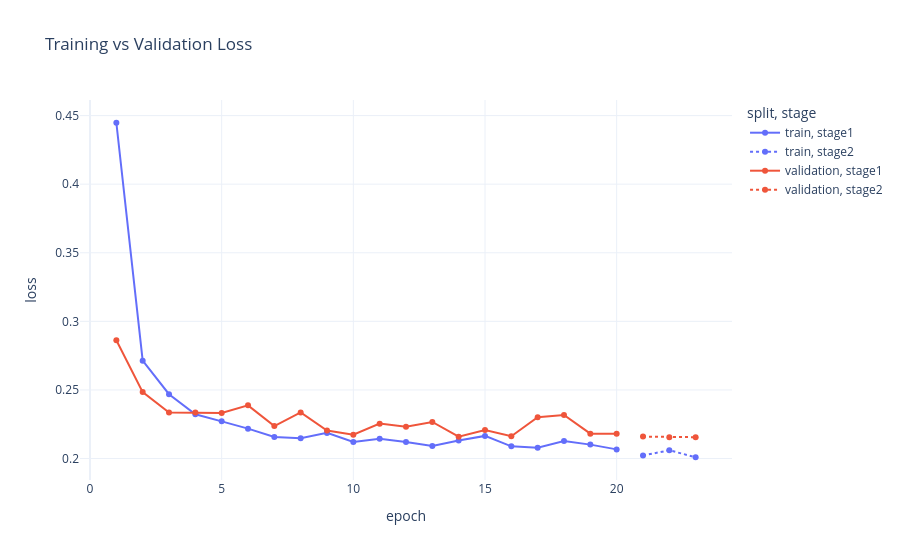
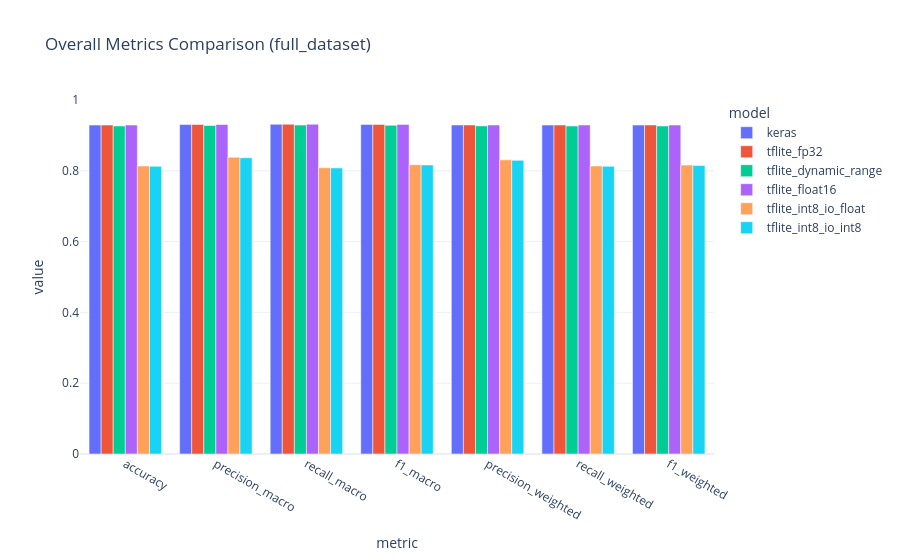
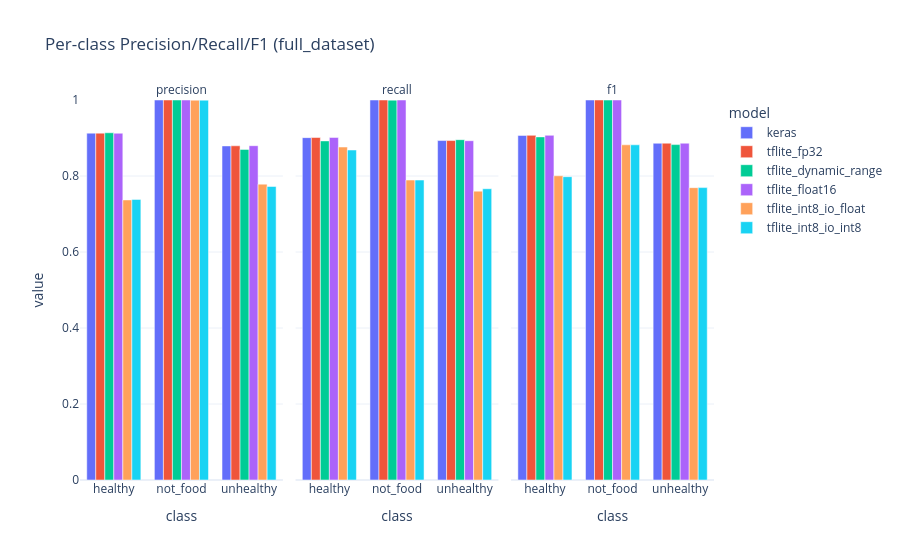
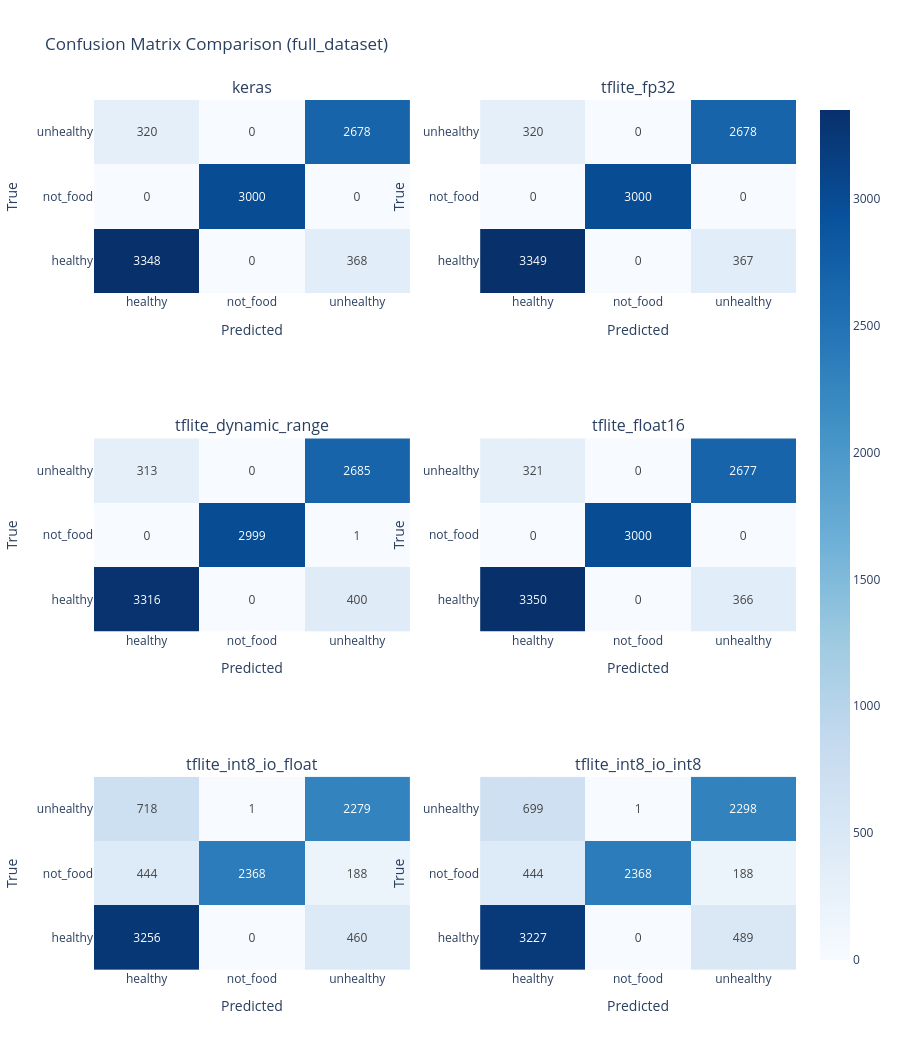

Here is the notebook cell these charts were saved with, in order:
### Code cell
# 13. Plotly evaluation dashboard (DRY, unified eval source)
import json

import numpy as np
import plotly.express as px
import plotly.graph_objects as go
from plotly.subplots import make_subplots
from sklearn.metrics import confusion_matrix

if "EVAL_CACHE" not in globals():
    EVAL_CACHE = evaluate_all_models()

# ----------
# A) Loss curves from train_state.json
# ----------
state_path = ROOT / "train_state.json"
history = {}
if state_path.exists():
    history = json.loads(state_path.read_text()).get("history", {})

loss_rows = []
for idx, v in enumerate(history.get("loss", []), start=1):
    loss_rows.append({"epoch": idx, "loss": float(v), "split": "train", "stage": "stage1"})
for idx, v in enumerate(history.get("val_loss", []), start=1):
    loss_rows.append({"epoch": idx, "loss": float(v), "split": "validation", "stage": "stage1"})

offset = max(len(history.get("loss", [])), len(history.get("val_loss", [])))
for idx, v in enumerate(history.get("stage2_loss", []), start=1):
    loss_rows.append({"epoch": offset + idx, "loss": float(v), "split": "train", "stage": "stage2"})
for idx, v in enumerate(history.get("stage2_val_loss", []), start=1):
    loss_rows.append({"epoch": offset + idx, "loss": float(v), "split": "validation", "stage": "stage2"})

if loss_rows:
    fig_loss = px.line(
        loss_rows,
        x="epoch",
        y="loss",
        color="split",
        line_dash="stage",
        markers=True,
        title="Training vs Validation Loss",
    )
    fig_loss.update_layout(template="plotly_white")
    fig_loss.show()
else:
    print("No loss history found in train_state.json")

# ----------
# B) Metrics + confusion matrices from unified EVAL_CACHE
# ----------
results = EVAL_CACHE["results"]
errors = EVAL_CACHE["errors"]
class_names = EVAL_CACHE["class_names"]
y_true = EVAL_CACHE["y_true"]
preds_by_model = EVAL_CACHE["preds_by_model"]
labels = list(range(len(class_names)))

if errors:
    print("Model evaluation errors:")
    for k, v in errors.items():
        print(f"- {k}: {v}")

if not results:
    raise RuntimeError("No models evaluated successfully.")

overall_rows = []
for model_name, met in results.items():
    for metric_name in [
        "accuracy",
        "precision_macro",
        "recall_macro",
        "f1_macro",
        "precision_weighted",
        "recall_weighted",
        "f1_weighted",
    ]:
        overall_rows.append({"model": model_name, "metric": metric_name, "value": met[metric_name]})

fig_overall = px.bar(
    overall_rows,
    x="metric",
    y="value",
    color="model",
    barmode="group",
    title=f"Overall Metrics Comparison ({EVAL_CACHE['source']})",
)
fig_overall.update_layout(template="plotly_white", yaxis=dict(range=[0, 1]))
fig_overall.show()

per_class_rows = []
for model_name, met in results.items():
    for cls_name, cls_vals in met["per_class"].items():
        for metric_name in ["precision", "recall", "f1"]:
            per_class_rows.append(
                {
                    "model": model_name,
                    "class": cls_name,
                    "metric": metric_name,
                    "value": cls_vals[metric_name],
                }
            )

fig_per_class = px.bar(
    per_class_rows,
    x="class",
    y="value",
    color="model",
    facet_col="metric",
    barmode="group",
    title=f"Per-class Precision/Recall/F1 ({EVAL_CACHE['source']})",
)
fig_per_class.update_layout(template="plotly_white", yaxis=dict(range=[0, 1]))
fig_per_class.for_each_annotation(lambda a: a.update(text=a.text.split("=")[-1]))
fig_per_class.show()

model_names = list(results.keys())
cols = 2
rows = int(np.ceil(len(model_names) / cols))
fig_cm = make_subplots(rows=rows, cols=cols, subplot_titles=model_names)

for idx, model_name in enumerate(model_names):
    r = idx // cols + 1
    c = idx % cols + 1
    cm = confusion_matrix(y_true, preds_by_model[model_name], labels=labels)
    fig_cm.add_trace(
        go.Heatmap(
            z=cm,
            x=class_names,
            y=class_names,
            coloraxis="coloraxis",
            text=cm,
            texttemplate="%{text}",
            showscale=False,
        ),
        row=r,
        col=c,
    )
    fig_cm.update_xaxes(title_text="Predicted", row=r, col=c)
    fig_cm.update_yaxes(title_text="True", row=r, col=c)

fig_cm.update_layout(
    title=f"Confusion Matrix Comparison ({EVAL_CACHE['source']})",
    template="plotly_white",
    coloraxis=dict(colorscale="Blues"),
    height=350 * rows,
)
fig_cm.show()

### Figure 1 — Plotly figure (JSON) as saved in the notebook; plotly's stock layout.template omitted (floating-point values rounded to 4 significant figures)
{"data": [{"hovertemplate": "split=train<br>stage=stage1<br>epoch=%{x}<br>loss=%{y}<extra></extra>", "legendgroup": "train, stage1", "line": {"color": "#636efa", "dash": "solid"}, "marker": {"symbol": "circle"}, "mode": "lines+markers", "name": "train, stage1", "orientation": "v", "showlegend": true, "type": "scatter", "x": [1, 2, 3, 4, 5, 6, 7, 8, 9, 10, 11, 12, 13, 14, 15, 16, 17, 18, 19, 20], "xaxis": "x", "y": [0.4448, 0.2713, 0.2469, 0.2323, 0.2271, 0.2218, 0.2157, 0.2148, 0.2187, 0.2121, 0.2144, 0.2121, 0.2092, 0.2132, 0.2165, 0.2089, 0.2079, 0.2127, 0.2101, 0.2067], "yaxis": "y"}, {"hovertemplate": "split=train<br>stage=stage2<br>epoch=%{x}<br>loss=%{y}<extra></extra>", "legendgroup": "train, stage2", "line": {"color": "#636efa", "dash": "dot"}, "marker": {"symbol": "circle"}, "mode": "lines+markers", "name": "train, stage2", "orientation": "v", "showlegend": true, "type": "scatter", "x": [21, 22, 23], "xaxis": "x", "y": [0.2022, 0.206, 0.2009], "yaxis": "y"}, {"hovertemplate": "split=validation<br>stage=stage1<br>epoch=%{x}<br>loss=%{y}<extra></extra>", "legendgroup": "validation, stage1", "line": {"color": "#EF553B", "dash": "solid"}, "marker": {"symbol": "circle"}, "mode": "lines+markers", "name": "validation, stage1", "orientation": "v", "showlegend": true, "type": "scatter", "x": [1, 2, 3, 4, 5, 6, 7, 8, 9, 10, 11, 12, 13, 14, 15, 16, 17, 18, 19, 20], "xaxis": "x", "y": [0.2862, 0.2484, 0.2336, 0.2336, 0.2332, 0.2388, 0.2237, 0.2336, 0.2204, 0.2174, 0.2254, 0.2232, 0.2266, 0.216, 0.2208, 0.2162, 0.2302, 0.2318, 0.2181, 0.2181], "yaxis": "y"}, {"hovertemplate": "split=validation<br>stage=stage2<br>epoch=%{x}<br>loss=%{y}<extra></extra>", "legendgroup": "validation, stage2", "line": {"color": "#EF553B", "dash": "dot"}, "marker": {"symbol": "circle"}, "mode": "lines+markers", "name": "validation, stage2", "orientation": "v", "showlegend": true, "type": "scatter", "x": [21, 22, 23], "xaxis": "x", "y": [0.216, 0.2156, 0.2155], "yaxis": "y"}], "layout": {"legend": {"title": {"text": "split, stage"}, "tracegroupgap": 0}, "title": {"text": "Training vs Validation Loss"}, "xaxis": {"anchor": "y", "domain": [0, 1], "title": {"text": "epoch"}}, "yaxis": {"anchor": "x", "domain": [0, 1], "title": {"text": "loss"}}}}

### Figure 2 — Plotly figure (JSON) as saved in the notebook; plotly's stock layout.template omitted (floating-point values rounded to 4 significant figures)
{"data": [{"alignmentgroup": "True", "hovertemplate": "model=keras<br>metric=%{x}<br>value=%{y}<extra></extra>", "legendgroup": "keras", "marker": {"color": "#636efa", "pattern": {"shape": ""}}, "name": "keras", "offsetgroup": "keras", "orientation": "v", "showlegend": true, "textposition": "auto", "type": "bar", "x": ["accuracy", "precision_macro", "recall_macro", "f1_macro", "precision_weighted", "recall_weighted", "f1_weighted"], "xaxis": "x", "y": [0.9292, 0.9306, 0.9314, 0.931, 0.9293, 0.9292, 0.9292], "yaxis": "y"}, {"alignmentgroup": "True", "hovertemplate": "model=tflite_fp32<br>metric=%{x}<br>value=%{y}<extra></extra>", "legendgroup": "tflite_fp32", "marker": {"color": "#EF553B", "pattern": {"shape": ""}}, "name": "tflite_fp32", "offsetgroup": "tflite_fp32", "orientation": "v", "showlegend": true, "textposition": "auto", "type": "bar", "x": ["accuracy", "precision_macro", "recall_macro", "f1_macro", "precision_weighted", "recall_weighted", "f1_weighted"], "xaxis": "x", "y": [0.9293, 0.9308, 0.9315, 0.9311, 0.9294, 0.9293, 0.9293], "yaxis": "y"}, {"alignmentgroup": "True", "hovertemplate": "model=tflite_dynamic_range<br>metric=%{x}<br>value=%{y}<extra></extra>", "legendgroup": "tflite_dynamic_range", "marker": {"color": "#00cc96", "pattern": {"shape": ""}}, "name": "tflite_dynamic_range", "offsetgroup": "tflite_dynamic_range", "orientation": "v", "showlegend": true, "textposition": "auto", "type": "bar", "x": ["accuracy", "precision_macro", "recall_macro", "f1_macro", "precision_weighted", "recall_weighted", "f1_weighted"], "xaxis": "x", "y": [0.9265, 0.9279, 0.9292, 0.9285, 0.9269, 0.9265, 0.9266], "yaxis": "y"}, {"alignmentgroup": "True", "hovertemplate": "model=tflite_float16<br>metric=%{x}<br>value=%{y}<extra></extra>", "legendgroup": "tflite_float16", "marker": {"color": "#ab63fa", "pattern": {"shape": ""}}, "name": "tflite_float16", "offsetgroup": "tflite_float16", "orientation": "v", "showlegend": true, "textposition": "auto", "type": "bar", "x": ["accuracy", "precision_macro", "recall_macro", "f1_macro", "precision_weighted", "recall_weighted", "f1_weighted"], "xaxis": "x", "y": [0.9293, 0.9308, 0.9315, 0.9311, 0.9294, 0.9293, 0.9293], "yaxis": "y"}, {"alignmentgroup": "True", "hovertemplate": "model=tflite_int8_io_float<br>metric=%{x}<br>value=%{y}<extra></extra>", "legendgroup": "tflite_int8_io_float", "marker": {"color": "#FFA15A", "pattern": {"shape": ""}}, "name": "tflite_int8_io_float", "offsetgroup": "tflite_int8_io_float", "orientation": "v", "showlegend": true, "textposition": "auto", "type": "bar", "x": ["accuracy", "precision_macro", "recall_macro", "f1_macro", "precision_weighted", "recall_weighted", "f1_weighted"], "xaxis": "x", "y": [0.8136, 0.8384, 0.8086, 0.8173, 0.8309, 0.8136, 0.8161], "yaxis": "y"}, {"alignmentgroup": "True", "hovertemplate": "model=tflite_int8_io_int8<br>metric=%{x}<br>value=%{y}<extra></extra>", "legendgroup": "tflite_int8_io_int8", "marker": {"color": "#19d3f3", "pattern": {"shape": ""}}, "name": "tflite_int8_io_int8", "offsetgroup": "tflite_int8_io_int8", "orientation": "v", "showlegend": true, "textposition": "auto", "type": "bar", "x": ["accuracy", "precision_macro", "recall_macro", "f1_macro", "precision_weighted", "recall_weighted", "f1_weighted"], "xaxis": "x", "y": [0.8125, 0.8368, 0.8081, 0.8166, 0.8296, 0.8125, 0.8152], "yaxis": "y"}], "layout": {"barmode": "group", "legend": {"title": {"text": "model"}, "tracegroupgap": 0}, "title": {"text": "Overall Metrics Comparison (full_dataset)"}, "xaxis": {"anchor": "y", "domain": [0, 1], "title": {"text": "metric"}}, "yaxis": {"anchor": "x", "domain": [0, 1], "range": [0, 1], "title": {"text": "value"}}}}

### Figure 3 — Plotly figure (JSON) as saved in the notebook; plotly's stock layout.template omitted (floating-point values rounded to 4 significant figures)
{"data": [{"alignmentgroup": "True", "hovertemplate": "model=keras<br>metric=precision<br>class=%{x}<br>value=%{y}<extra></extra>", "legendgroup": "keras", "marker": {"color": "#636efa", "pattern": {"shape": ""}}, "name": "keras", "offsetgroup": "keras", "orientation": "v", "showlegend": true, "textposition": "auto", "type": "bar", "x": ["healthy", "not_food", "unhealthy"], "xaxis": "x", "y": [0.9128, 1.0, 0.8792], "yaxis": "y"}, {"alignmentgroup": "True", "hovertemplate": "model=keras<br>metric=recall<br>class=%{x}<br>value=%{y}<extra></extra>", "legendgroup": "keras", "marker": {"color": "#636efa", "pattern": {"shape": ""}}, "name": "keras", "offsetgroup": "keras", "orientation": "v", "showlegend": false, "textposition": "auto", "type": "bar", "x": ["healthy", "not_food", "unhealthy"], "xaxis": "x2", "y": [0.901, 1.0, 0.8933], "yaxis": "y2"}, {"alignmentgroup": "True", "hovertemplate": "model=keras<br>metric=f1<br>class=%{x}<br>value=%{y}<extra></extra>", "legendgroup": "keras", "marker": {"color": "#636efa", "pattern": {"shape": ""}}, "name": "keras", "offsetgroup": "keras", "orientation": "v", "showlegend": false, "textposition": "auto", "type": "bar", "x": ["healthy", "not_food", "unhealthy"], "xaxis": "x3", "y": [0.9068, 1.0, 0.8862], "yaxis": "y3"}, {"alignmentgroup": "True", "hovertemplate": "model=tflite_fp32<br>metric=precision<br>class=%{x}<br>value=%{y}<extra></extra>", "legendgroup": "tflite_fp32", "marker": {"color": "#EF553B", "pattern": {"shape": ""}}, "name": "tflite_fp32", "offsetgroup": "tflite_fp32", "orientation": "v", "showlegend": true, "textposition": "auto", "type": "bar", "x": ["healthy", "not_food", "unhealthy"], "xaxis": "x", "y": [0.9128, 1.0, 0.8795], "yaxis": "y"}, {"alignmentgroup": "True", "hovertemplate": "model=tflite_fp32<br>metric=recall<br>class=%{x}<br>value=%{y}<extra></extra>", "legendgroup": "tflite_fp32", "marker": {"color": "#EF553B", "pattern": {"shape": ""}}, "name": "tflite_fp32", "offsetgroup": "tflite_fp32", "orientation": "v", "showlegend": false, "textposition": "auto", "type": "bar", "x": ["healthy", "not_food", "unhealthy"], "xaxis": "x2", "y": [0.9012, 1.0, 0.8933], "yaxis": "y2"}, {"alignmentgroup": "True", "hovertemplate": "model=tflite_fp32<br>metric=f1<br>class=%{x}<br>value=%{y}<extra></extra>", "legendgroup": "tflite_fp32", "marker": {"color": "#EF553B", "pattern": {"shape": ""}}, "name": "tflite_fp32", "offsetgroup": "tflite_fp32", "orientation": "v", "showlegend": false, "textposition": "auto", "type": "bar", "x": ["healthy", "not_food", "unhealthy"], "xaxis": "x3", "y": [0.907, 1.0, 0.8863], "yaxis": "y3"}, {"alignmentgroup": "True", "hovertemplate": "model=tflite_dynamic_range<br>metric=precision<br>class=%{x}<br>value=%{y}<extra></extra>", "legendgroup": "tflite_dynamic_range", "marker": {"color": "#00cc96", "pattern": {"shape": ""}}, "name": "tflite_dynamic_range", "offsetgroup": "tflite_dynamic_range", "orientation": "v", "showlegend": true, "textposition": "auto", "type": "bar", "x": ["healthy", "not_food", "unhealthy"], "xaxis": "x", "y": [0.9138, 1.0, 0.8701], "yaxis": "y"}, {"alignmentgroup": "True", "hovertemplate": "model=tflite_dynamic_range<br>metric=recall<br>class=%{x}<br>value=%{y}<extra></extra>", "legendgroup": "tflite_dynamic_range", "marker": {"color": "#00cc96", "pattern": {"shape": ""}}, "name": "tflite_dynamic_range", "offsetgroup": "tflite_dynamic_range", "orientation": "v", "showlegend": false, "textposition": "auto", "type": "bar", "x": ["healthy", "not_food", "unhealthy"], "xaxis": "x2", "y": [0.8924, 0.9997, 0.8956], "yaxis": "y2"}, {"alignmentgroup": "True", "hovertemplate": "model=tflite_dynamic_range<br>metric=f1<br>class=%{x}<br>value=%{y}<extra></extra>", "legendgroup": "tflite_dynamic_range", "marker": {"color": "#00cc96", "pattern": {"shape": ""}}, "name": "tflite_dynamic_range", "offsetgroup": "tflite_dynamic_range", "orientation": "v", "showlegend": false, "textposition": "auto", "type": "bar", "x": ["healthy", "not_food", "unhealthy"], "xaxis": "x3", "y": [0.9029, 0.9998, 0.8826], "yaxis": "y3"}, {"alignmentgroup": "True", "hovertemplate": "model=tflite_float16<br>metric=precision<br>class=%{x}<br>value=%{y}<extra></extra>", "legendgroup": "tflite_float16", "marker": {"color": "#ab63fa", "pattern": {"shape": ""}}, "name": "tflite_float16", "offsetgroup": "tflite_float16", "orientation": "v", "showlegend": true, "textposition": "auto", "type": "bar", "x": ["healthy", "not_food", "unhealthy"], "xaxis": "x", "y": [0.9126, 1.0, 0.8797], "yaxis": "y"}, {"alignmentgroup": "True", "hovertemplate": "model=tflite_float16<br>metric=recall<br>class=%{x}<br>value=%{y}<extra></extra>", "legendgroup": "tflite_float16", "marker": {"color": "#ab63fa", "pattern": {"shape": ""}}, "name": "tflite_float16", "offsetgroup": "tflite_float16", "orientation": "v", "showlegend": false, "textposition": "auto", "type": "bar", "x": ["healthy", "not_food", "unhealthy"], "xaxis": "x2", "y": [0.9015, 1.0, 0.8929], "yaxis": "y2"}, {"alignmentgroup": "True", "hovertemplate": "model=tflite_float16<br>metric=f1<br>class=%{x}<br>value=%{y}<extra></extra>", "legendgroup": "tflite_float16", "marker": {"color": "#ab63fa", "pattern": {"shape": ""}}, "name": "tflite_float16", "offsetgroup": "tflite_float16", "orientation": "v", "showlegend": false, "textposition": "auto", "type": "bar", "x": ["healthy", "not_food", "unhealthy"], "xaxis": "x3", "y": [0.907, 1.0, 0.8863], "yaxis": "y3"}, {"alignmentgroup": "True", "hovertemplate": "model=tflite_int8_io_float<br>metric=precision<br>class=%{x}<br>value=%{y}<extra></extra>", "legendgroup": "tflite_int8_io_float", "marker": {"color": "#FFA15A", "pattern": {"shape": ""}}, "name": "tflite_int8_io_float", "offsetgroup": "tflite_int8_io_float", "orientation": "v", "showlegend": true, "textposition": "auto", "type": "bar", "x": ["healthy", "not_food", "unhealthy"], "xaxis": "x", "y": [0.737, 0.9996, 0.7786], "yaxis": "y"}, {"alignmentgroup": "True", "hovertemplate": "model=tflite_int8_io_float<br>metric=recall<br>class=%{x}<br>value=%{y}<extra></extra>", "legendgroup": "tflite_int8_io_float", "marker": {"color": "#FFA15A", "pattern": {"shape": ""}}, "name": "tflite_int8_io_float", "offsetgroup": "tflite_int8_io_float", "orientation": "v", "showlegend": false, "textposition": "auto", "type": "bar", "x": ["healthy", "not_food", "unhealthy"], "xaxis": "x2", "y": [0.8762, 0.7893, 0.7602], "yaxis": "y2"}, {"alignmentgroup": "True", "hovertemplate": "model=tflite_int8_io_float<br>metric=f1<br>class=%{x}<br>value=%{y}<extra></extra>", "legendgroup": "tflite_int8_io_float", "marker": {"color": "#FFA15A", "pattern": {"shape": ""}}, "name": "tflite_int8_io_float", "offsetgroup": "tflite_int8_io_float", "orientation": "v", "showlegend": false, "textposition": "auto", "type": "bar", "x": ["healthy", "not_food", "unhealthy"], "xaxis": "x3", "y": [0.8006, 0.8821, 0.7693], "yaxis": "y3"}, {"alignmentgroup": "True", "hovertemplate": "model=tflite_int8_io_int8<br>metric=precision<br>class=%{x}<br>value=%{y}<extra></extra>", "legendgroup": "tflite_int8_io_int8", "marker": {"color": "#19d3f3", "pattern": {"shape": ""}}, "name": "tflite_int8_io_int8", "offsetgroup": "tflite_int8_io_int8", "orientation": "v", "showlegend": true, "textposition": "auto", "type": "bar", "x": ["healthy", "not_food", "unhealthy"], "xaxis": "x", "y": [0.7384, 0.9996, 0.7724], "yaxis": "y"}, {"alignmentgroup": "True", "hovertemplate": "model=tflite_int8_io_int8<br>metric=recall<br>class=%{x}<br>value=%{y}<extra></extra>", "legendgroup": "tflite_int8_io_int8", "marker": {"color": "#19d3f3", "pattern": {"shape": ""}}, "name": "tflite_int8_io_int8", "offsetgroup": "tflite_int8_io_int8", "orientation": "v", "showlegend": false, "textposition": "auto", "type": "bar", "x": ["healthy", "not_food", "unhealthy"], "xaxis": "x2", "y": [0.8684, 0.7893, 0.7665], "yaxis": "y2"}, {"alignmentgroup": "True", "hovertemplate": "model=tflite_int8_io_int8<br>metric=f1<br>class=%{x}<br>value=%{y}<extra></extra>", "legendgroup": "tflite_int8_io_int8", "marker": {"color": "#19d3f3", "pattern": {"shape": ""}}, "name": "tflite_int8_io_int8", "offsetgroup": "tflite_int8_io_int8", "orientation": "v", "showlegend": false, "textposition": "auto", "type": "bar", "x": ["healthy", "not_food", "unhealthy"], "xaxis": "x3", "y": [0.7982, 0.8821, 0.7695], "yaxis": "y3"}], "layout": {"annotations": [{"font": {}, "showarrow": false, "text": "precision", "x": 0.16, "xanchor": "center", "xref": "paper", "y": 1, "yanchor": "bottom", "yref": "paper"}, {"font": {}, "showarrow": false, "text": "recall", "x": 0.5, "xanchor": "center", "xref": "paper", "y": 1, "yanchor": "bottom", "yref": "paper"}, {"font": {}, "showarrow": false, "text": "f1", "x": 0.84, "xanchor": "center", "xref": "paper", "y": 1, "yanchor": "bottom", "yref": "paper"}], "barmode": "group", "legend": {"title": {"text": "model"}, "tracegroupgap": 0}, "title": {"text": "Per-class Precision/Recall/F1 (full_dataset)"}, "xaxis": {"anchor": "y", "domain": [0, 0.32], "title": {"text": "class"}}, "xaxis2": {"anchor": "y2", "domain": [0.34, 0.66], "matches": "x", "title": {"text": "class"}}, "xaxis3": {"anchor": "y3", "domain": [0.68, 1.0], "matches": "x", "title": {"text": "class"}}, "yaxis": {"anchor": "x", "domain": [0, 1], "range": [0, 1], "title": {"text": "value"}}, "yaxis2": {"anchor": "x2", "domain": [0, 1], "matches": "y", "showticklabels": false}, "yaxis3": {"anchor": "x3", "domain": [0, 1], "matches": "y", "showticklabels": false}}}

### Figure 4 — Plotly figure (JSON) as saved in the notebook; plotly's stock layout.template omitted (floating-point values rounded to 4 significant figures)
{"data": [{"coloraxis": "coloraxis", "showscale": false, "text": [[3348, 0, 368], [0, 3000, 0], [320, 0, 2678]], "texttemplate": "%{text}", "type": "heatmap", "x": ["healthy", "not_food", "unhealthy"], "xaxis": "x", "y": ["healthy", "not_food", "unhealthy"], "yaxis": "y", "z": [[3348, 0, 368], [0, 3000, 0], [320, 0, 2678]]}, {"coloraxis": "coloraxis", "showscale": false, "text": [[3349, 0, 367], [0, 3000, 0], [320, 0, 2678]], "texttemplate": "%{text}", "type": "heatmap", "x": ["healthy", "not_food", "unhealthy"], "xaxis": "x2", "y": ["healthy", "not_food", "unhealthy"], "yaxis": "y2", "z": [[3349, 0, 367], [0, 3000, 0], [320, 0, 2678]]}, {"coloraxis": "coloraxis", "showscale": false, "text": [[3316, 0, 400], [0, 2999, 1], [313, 0, 2685]], "texttemplate": "%{text}", "type": "heatmap", "x": ["healthy", "not_food", "unhealthy"], "xaxis": "x3", "y": ["healthy", "not_food", "unhealthy"], "yaxis": "y3", "z": [[3316, 0, 400], [0, 2999, 1], [313, 0, 2685]]}, {"coloraxis": "coloraxis", "showscale": false, "text": [[3350, 0, 366], [0, 3000, 0], [321, 0, 2677]], "texttemplate": "%{text}", "type": "heatmap", "x": ["healthy", "not_food", "unhealthy"], "xaxis": "x4", "y": ["healthy", "not_food", "unhealthy"], "yaxis": "y4", "z": [[3350, 0, 366], [0, 3000, 0], [321, 0, 2677]]}, {"coloraxis": "coloraxis", "showscale": false, "text": [[3256, 0, 460], [444, 2368, 188], [718, 1, 2279]], "texttemplate": "%{text}", "type": "heatmap", "x": ["healthy", "not_food", "unhealthy"], "xaxis": "x5", "y": ["healthy", "not_food", "unhealthy"], "yaxis": "y5", "z": [[3256, 0, 460], [444, 2368, 188], [718, 1, 2279]]}, {"coloraxis": "coloraxis", "showscale": false, "text": [[3227, 0, 489], [444, 2368, 188], [699, 1, 2298]], "texttemplate": "%{text}", "type": "heatmap", "x": ["healthy", "not_food", "unhealthy"], "xaxis": "x6", "y": ["healthy", "not_food", "unhealthy"], "yaxis": "y6", "z": [[3227, 0, 489], [444, 2368, 188], [699, 1, 2298]]}], "layout": {"annotations": [{"font": {"size": 16}, "showarrow": false, "text": "keras", "x": 0.225, "xanchor": "center", "xref": "paper", "y": 1, "yanchor": "bottom", "yref": "paper"}, {"font": {"size": 16}, "showarrow": false, "text": "tflite_fp32", "x": 0.775, "xanchor": "center", "xref": "paper", "y": 1, "yanchor": "bottom", "yref": "paper"}, {"font": {"size": 16}, "showarrow": false, "text": "tflite_dynamic_range", "x": 0.225, "xanchor": "center", "xref": "paper", "y": 0.6111, "yanchor": "bottom", "yref": "paper"}, {"font": {"size": 16}, "showarrow": false, "text": "tflite_float16", "x": 0.775, "xanchor": "center", "xref": "paper", "y": 0.6111, "yanchor": "bottom", "yref": "paper"}, {"font": {"size": 16}, "showarrow": false, "text": "tflite_int8_io_float", "x": 0.225, "xanchor": "center", "xref": "paper", "y": 0.2222, "yanchor": "bottom", "yref": "paper"}, {"font": {"size": 16}, "showarrow": false, "text": "tflite_int8_io_int8", "x": 0.775, "xanchor": "center", "xref": "paper", "y": 0.2222, "yanchor": "bottom", "yref": "paper"}], "coloraxis": {"colorscale": [[0, "rgb(247,251,255)"], [0.125, "rgb(222,235,247)"], [0.25, "rgb(198,219,239)"], [0.375, "rgb(158,202,225)"], [0.5, "rgb(107,174,214)"], [0.625, "rgb(66,146,198)"], [0.75, "rgb(33,113,181)"], [0.875, "rgb(8,81,156)"], [1, "rgb(8,48,107)"]]}, "height": 1050, "title": {"text": "Confusion Matrix Comparison (full_dataset)"}, "xaxis": {"anchor": "y", "domain": [0, 0.45], "title": {"text": "Predicted"}}, "xaxis2": {"anchor": "y2", "domain": [0.55, 1], "title": {"text": "Predicted"}}, "xaxis3": {"anchor": "y3", "domain": [0, 0.45], "title": {"text": "Predicted"}}, "xaxis4": {"anchor": "y4", "domain": [0.55, 1], "title": {"text": "Predicted"}}, "xaxis5": {"anchor": "y5", "domain": [0, 0.45], "title": {"text": "Predicted"}}, "xaxis6": {"anchor": "y6", "domain": [0.55, 1], "title": {"text": "Predicted"}}, "yaxis": {"anchor": "x", "domain": [0.7778, 1], "title": {"text": "True"}}, "yaxis2": {"anchor": "x2", "domain": [0.7778, 1], "title": {"text": "True"}}, "yaxis3": {"anchor": "x3", "domain": [0.3889, 0.6111], "title": {"text": "True"}}, "yaxis4": {"anchor": "x4", "domain": [0.3889, 0.6111], "title": {"text": "True"}}, "yaxis5": {"anchor": "x5", "domain": [0, 0.2222], "title": {"text": "True"}}, "yaxis6": {"anchor": "x6", "domain": [0, 0.2222], "title": {"text": "True"}}}}
